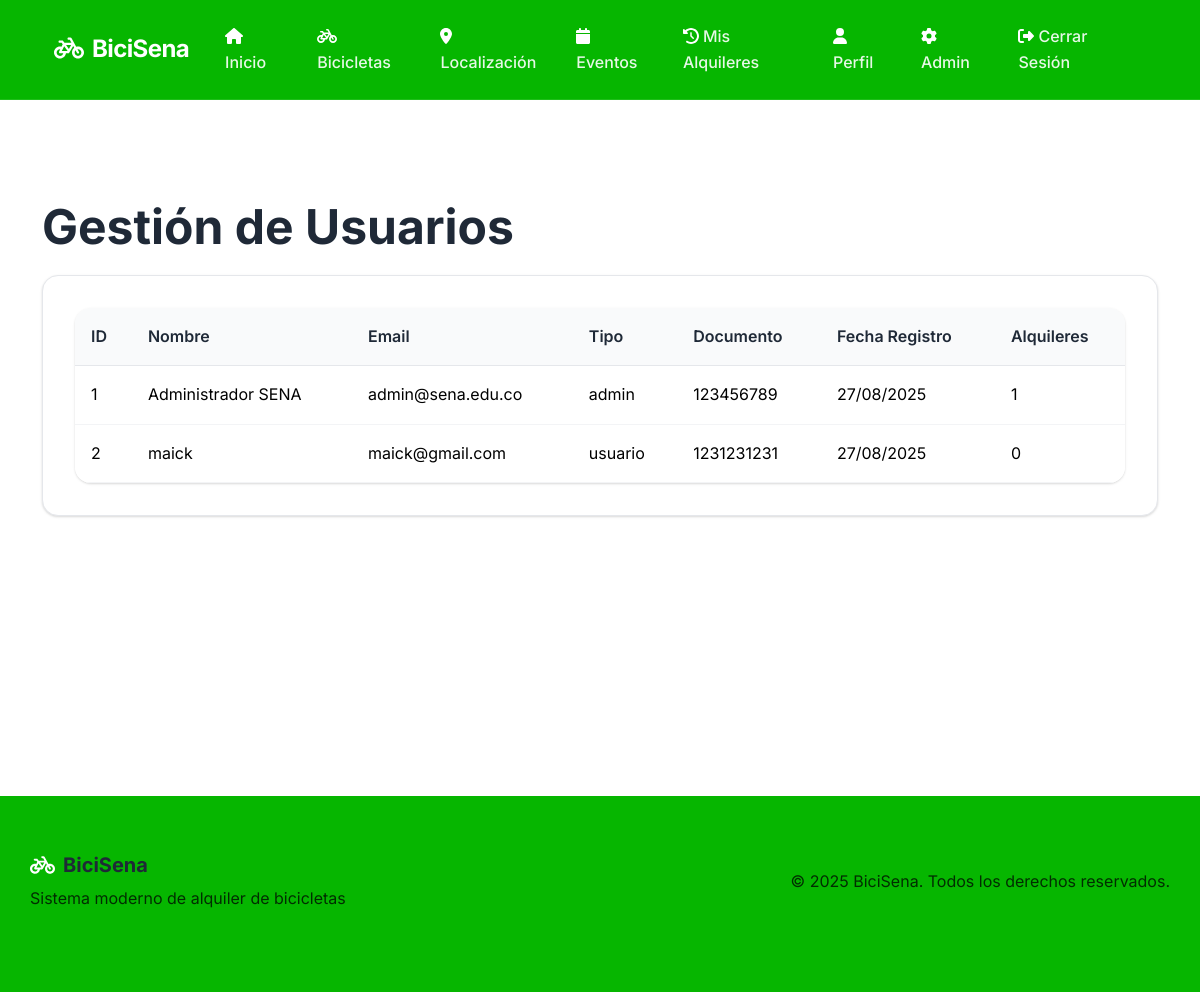
/admin/usuarios (signed in), run on the app's committed database.
### app.py (models this page shows)
class Usuario(db.Model):
    id = db.Column(db.Integer, primary_key=True)
    nombre = db.Column(db.String(100), nullable=False)
    email = db.Column(db.String(100), unique=True, nullable=False)
    password = db.Column(db.String(200), nullable=False)
    tipo = db.Column(db.String(20), default='usuario')
    telefono = db.Column(db.String(15))
    documento = db.Column(db.String(20), unique=True)
    created_at = db.Column(db.DateTime, default=datetime.utcnow)
    alquileres = db.relationship('Alquiler', backref='usuario', lazy=True)
    eventos_participantes = db.relationship('Participante', backref='usuario', lazy=True)

### app.py (the view)
@app.route('/admin/usuarios')
def admin_usuarios():
    if 'user_id' not in session or session.get('user_tipo') != 'admin':
        flash('Acceso restringido. Se requieren permisos de administrador.', 'danger')
        return redirect(url_for('index'))
    usuarios = Usuario.query.all()
    return render_template('admin/admin_usuarios.html', usuarios=usuarios)

### templates/admin/admin_usuarios.html (shortened to what this page needs)
{% extends "base.html" %}
{% block content %}
<h1>Gestión de Usuarios</h1>
<div class="card">
    <div class="card-body">
        <table class="table">
            <thead>
                <tr>
                    <th>ID</th>
                    <th>Nombre</th>
                    <th>Email</th>
                    <th>Tipo</th>
                    <th>Documento</th>
                    <th>Fecha Registro</th>
                    <th>Alquileres</th>
                </tr>
            </thead>
            <tbody>
                {% for usuario in usuarios %}
                <tr>
                    <td>{{ usuario.id }}</td>
                    <td>{{ usuario.nombre }}</td>
                    <td>{{ usuario.email }}</td>
                    <td>{{ usuario.tipo }}</td>
                    <td>{{ usuario.documento }}</td>
                    <td>{{ usuario.created_at.strftime('%d/%m/%Y') }}</td>
                    <td>{{ usuario.alquileres|length }}</td>
                </tr>
                {% endfor %}
            </tbody>
        </table>
    </div>
</div>
{% endblock %}

### static/styles.css (style rules this page uses)
:root { --primary-green: #06b600; --primary-green-light: #008d00; --primary-green-dark: #008d00; --secondary-green: #dcfce7; --text-primary: #1f2937; --text-secondary: #000000; --text-light: #9ca3af; --background: #ffffff; --surface: #f9fafb; --border: #e5e7eb; --border-light: #f3f4f6; --shadow-light: 0 1px 3px 0 rgba(0, 0, 0, 0.1), 0 1px 2px 0 rgba(0, 0, 0, 0.06); --shadow-medium: 0 4px 6px -1px rgba(0, 0, 0, 0.1), 0 2px 4px -1px rgba(0, 0, 0, 0.06); --shadow-large: 0 10px 15px -3px rgba(0, 0, 0, 0.1), 0 4px 6px -2px rgba(0, 0, 0, 0.05); --radius: 12px; --radius-large: 16px; --radius-small: 8px; }
* { margin: 0; padding: 0; box-sizing: border-box; }
body { font-family: 'Inter', -apple-system, BlinkMacSystemFont, 'Segoe UI', Roboto, sans-serif; line-height: 1.6; color: var(--text-primary); background-color: var(--background); font-weight: 400; -webkit-font-smoothing: antialiased; -moz-osx-font-smoothing: grayscale; }
h1, h2, h3, h4, h5, h6 { font-weight: 600; line-height: 1.3; color: var(--text-primary); margin-bottom: 1rem; }
h1 { font-size: 3rem; font-weight: 700; }
.card { background: var(--background); border: 1px solid var(--border); border-radius: var(--radius-large); box-shadow: var(--shadow-light); transition: all 0.3s ease; overflow: hidden; }
.card-body { padding: 2rem; }
.table { background: var(--background); border-radius: var(--radius-large); overflow: hidden; box-shadow: var(--shadow-light); margin-bottom: 0; }
.table th { background: var(--surface); font-weight: 600; color: var(--text-primary); border-bottom: 1px solid var(--border); padding: 1rem; }
.table td { padding: 1rem; border-bottom: 1px solid var(--border-light); color: var(--text-secondary); }
* { transition: color 0.2s ease, background-color 0.2s ease, border-color 0.2s ease, transform 0.2s ease, box-shadow 0.2s ease; }

### data on the page
Usuario: id "1", nombre "Administrador SENA", email "admin@sena.edu.co", tipo "admin", documento "123456789", created_at "27/08/2025", alquileres|length "1"
Usuario: id "2", nombre "maick", email "maick@gmail.com", tipo "usuario", documento "1231231231", created_at "27/08/2025", alquileres|length "0"
